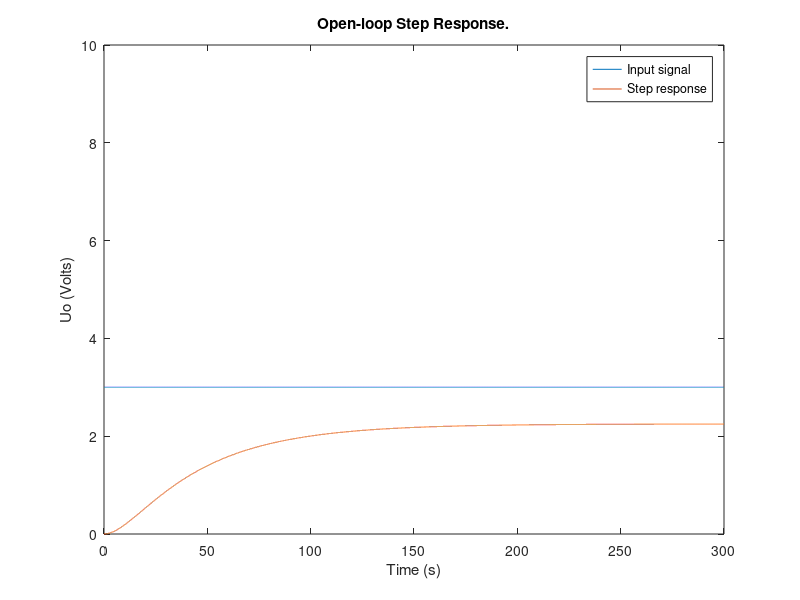
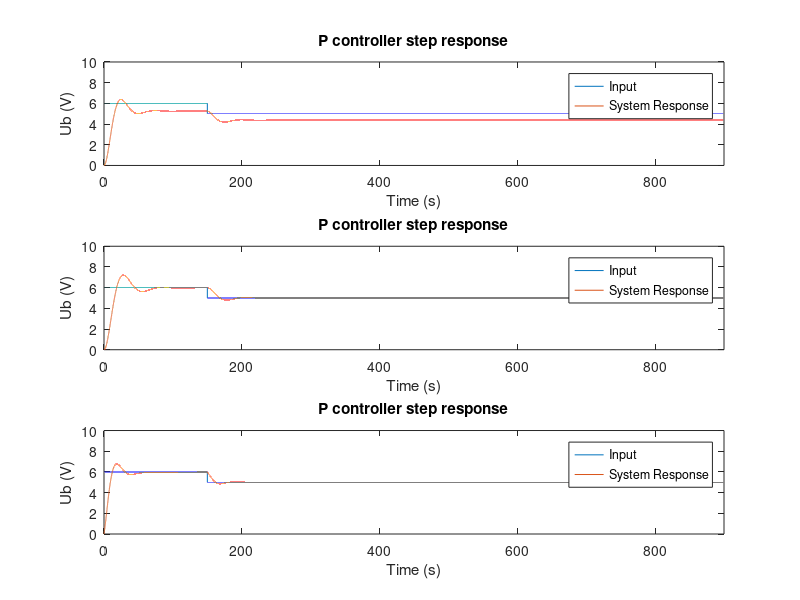
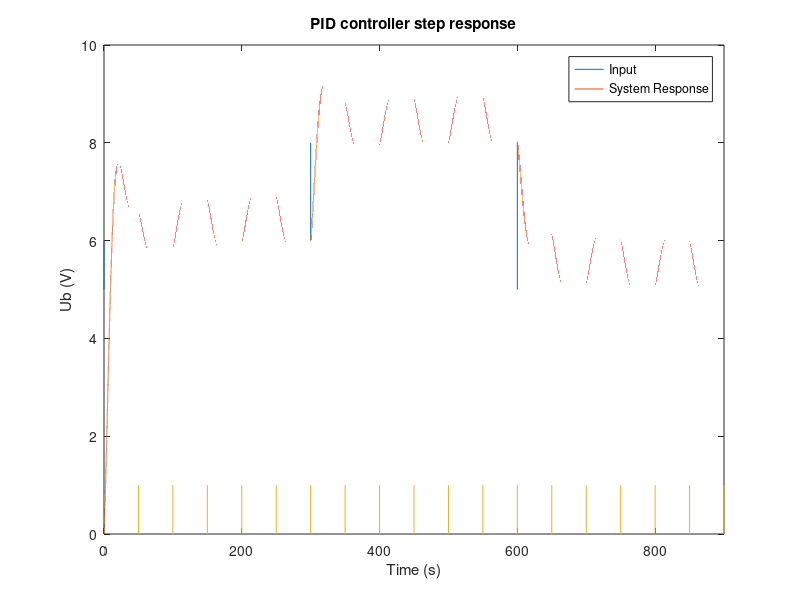

Source code (MATLAB) for these figures, in order:
close all;
clear all;
pkg load control % Delete it
clc

Ks = 0.75;
Tg = 50;
Tu = 5;

T1 = 10;
T2 = 40;

sys  = Ks * tf(1, [T1 1]) * tf(1, [T2 1])

%D1
figure('Name','Transfer function')
% [y,t] = step(sys);
t=0:0.01:300;
for k=1:length(t)
    if(t(k)<0)
        y(k) = 0;
    else
        y(k) = 3;
    end
end
plot(t, y);
hold on
st = lsim(sys,y,t);
plot(t, st);
title('Open-loop Step Response.');
ylabel('Uo (Volts)');
xlabel('Time (s)'); 
legend('Input signal', 'Step response')
axis([0 300 0 10])
hold off

%D2

%% ********* 20% overshoot ***********
fprintf('\n\t\t20 percent overshoot\n');
        %p controller
%///Parameters
Kp1 = (0.7*Tg)/(Ks*Tu);
%\\\
PID_controller = pidstd(Kp1);
tf(PID_controller)
m1 = feedback(PID_controller*sys,1)
%plots
% figure('name', '20% Overshoot')
% subplot(3,1,1),
% step(m1); 
% hold on;
% step(sys);
% title(['P controler (Kp = ' num2str(Kp1) ').']);
% legend('P_step','Sys');


        %pi controller
%///Parameters
Kp2 = (0.6*Tg)/(Ks*Tu);
Ti1 = Tg;
%\\\
PID_controller = pidstd(Kp2, Ti1);
tf(PID_controller)
m2 = feedback(PID_controller*sys,1)
%plots
% subplot(3,1,2),
% step(m2); 
% hold on; 
% step(sys);
% title(['PI controler (Kp = ' num2str(Kp2) ', Ki = ' num2str(Ti1) ').']);
% legend('PI_step','Sys');





        %pid controller
%///Parameters
Kp3 = (1.2*Tg)/(Ks*Tu);
Ti2 = 1.4*Tg;
Td = 0.47*Tu;
%\\\
PID_controller = pidstd(Kp3, Ti2, Td);
tf(PID_controller)
m3 = feedback(PID_controller*sys,1)
%plots
% subplot(3,1,3),
% step(m3); 
% hold on; 
% step(sys);
% title(['PID controler (Kp = ' num2str(Kp3) ', Ki = ' num2str(Ti2) ', Kd = ' num2str(Td) ').']);
% legend('PID_step','Sys');

%input
t1=0:0.01:900;
for k=1:length(t1)
    if(t1(k)<0)
        y1(k) = 5;
    elseif(t1(k)>=0 && t1(k)<=150)
        y1(k) = 6;
    else
        y1(k) = 5;
    end
end

% p response
figure('Name','2) 20% Overshoot controllers')
subplot(3,1,1),
plot(t1, y1)
axis([0 900 0 10])
hold on
resp = lsim(m1,y1,t1);
plot(t1, resp) 
title('P controller step response')
legend('Input', 'System Response')
xlabel('Time (s)'); 
ylabel('Ub (V)'); 
e = resp - (y1.');
disp('P errors')
% Errors
iea = trapz(t1,abs(e))          % IAE trapz=numerical integration 
ise = trapz(t1,e.^2)          % ISE 
itae = trapz(t1, t1'.*abs(e))    % ITAE
itse = trapz(t1,t1'.*(e.^2))      % ITSE

% pi response
subplot(3,1,2),
plot(t1, y1)
axis([0 900 0 10])
hold on
resp = lsim(m2,y1,t1);
plot(t1, resp) 
title('P controller step response')
legend('Input', 'System Response')
xlabel('Time (s)'); 
ylabel('Ub (V)'); 
e = resp - (y1.');
disp('PI errors')
% Errors
iea = trapz(t1,abs(e))          % IAE trapz=numerical integration 
ise = trapz(t1,e.^2)            % ISE 
itae = trapz(t1, t1'.*abs(e))    % ITAE
itse = trapz(t1,t1'.*(e.^2))     % ITSE

% pid response
subplot(3,1,3),
plot(t1, y1)
axis([0 900 0 10])
hold on
resp = lsim(m3,y1,t1);
plot(t1, resp) 
title('P controller step response')
legend('Input', 'System Response')
xlabel('Time (s)'); 
ylabel('Ub (V)'); 
e = resp - (y1.');
% Errors
disp('PID errors')
iea = trapz(t1,abs(e))         % IAE trapz=numerical integration 
ise = trapz(t1,e.^2)           % ISE 
itae = trapz(t1, t1'.*abs(e))    % ITAE
itse = trapz(t1,t1'.*(e.^2))      % ITSE



%% D3

% ********* 0% overshoot ***********
fprintf('\n\t\t0 percent disturbance\n');

        %pid controller
%///Parameters
Kp3 = (0.95*Tg)/(Ks*Tu);
Ti2 = 2.4*Tg;
Td = 0.42*Tu;
%\\\
PID_controller = pidstd(Kp3, Ti2, Td);
tf(PID_controller)
m4 = feedback(PID_controller*sys,1)
%plots
% figure('name', '0% Overshoot')
% step(m4); 
% hold on;
% step(sys);
% title(['PID controler (Kp = ' num2str(Kp3) ', Ki = ' num2str(Ti2) ', Kd = ' num2str(Td) ').']);
% legend('PID_step','Sys');
% hold off;

% input
t1=0:0.001:900;
for k=1:length(t1)
    if(t1(k)<=0)
        y2(k) = 5;
    elseif(t1(k)>0 && t1(k)<=300)
        y2(k) = 6;
    elseif(t1(k)>300 && t1(k)<=600)
        y2(k) = 8;
    else
        y2(k) = 5;
    end
end
% disorder
f = 1/100;
disorder_pulse = square(2*pi*f*t1)/2 + 1/2;

y_disorderd = y2 + disorder_pulse;
% figure('Name','Step response')
% plot(t1, y_disorderd)

figure('Name','3) 0% Overshoot PID')
plot(t1, y2)
axis([0 900 0 10])
hold on
resp = lsim(m4,y_disorderd,t1);
plot(t1, resp) 
hold on;
plot(t1, disorder_pulse);
title('PID controller step response')
legend('Input', 'System Response')
xlabel('Time (s)'); 
ylabel('Ub (V)'); 
e = resp - (y2.');
% Errors
disp('PID disturbance errors')
iea = trapz(t1,abs(e))         % IAE trapz=numerical integration 
ise = trapz(t1,e.^2)           % ISE 
itae = trapz(t1, t1'.*abs(e))    % ITAE
itse = trapz(t1,t1'.*(e.^2))     % ITSE
